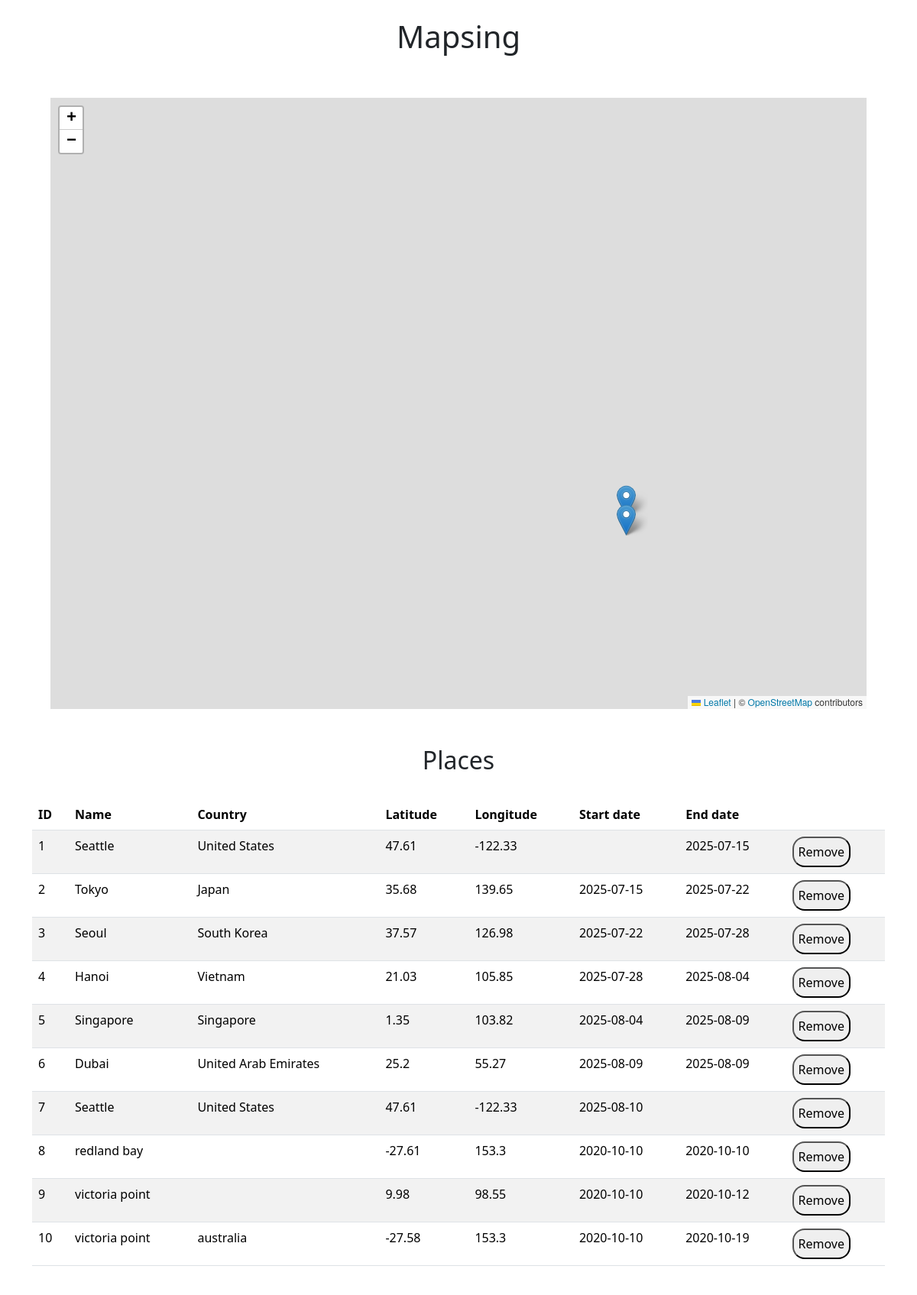
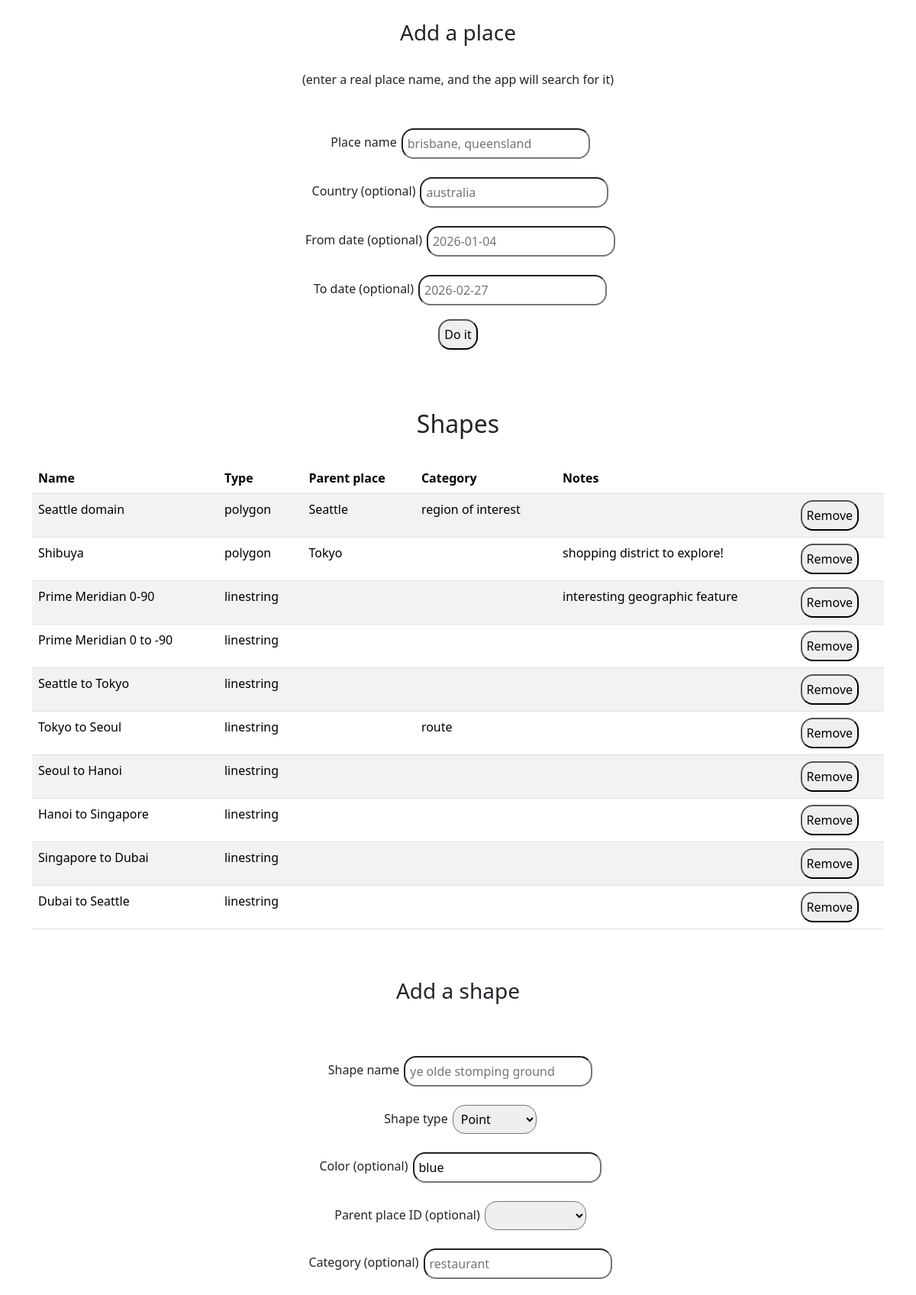
The page / (upper part) on the database its author committed (2 pictures, top to bottom).
### tables this page shows
CREATE TABLE places (
                    id integer primary key,
                    name text not null,
                    country text,
                    lat real,
                    long real,
                    start_date,
                    end_date
                );

CREATE TABLE shapes (
                id INTEGER PRIMARY KEY,
                name TEXT,
                type TEXT,  -- 'point', 'linestring', 'polygon'
                geometry TEXT,  -- GeoJSON (or rather part thereof)
                color TEXT,
                place_id INTEGER,  -- optional; links to parent place (city)
                category TEXT,  -- 'restaurant', 'route', 'area', etc; include this to enable aggregating, e.g. "all our routes added up to 100000 km"
                notes TEXT,
                FOREIGN KEY (place_id) REFERENCES places (id)
                );

### app.py (the view, shortened to what this page needs)
@app.route("/", methods=["GET", "POST"])
def index():
    if request.method == "GET":
        con = sqlite3.connect(DATABASE)
        places = con.execute(
            "select * from places"
        ).fetchall()  # without fetchall() we'd just have a sqlite cursor object
        shapes = con.execute("select * from shapes").fetchall()
        con.close()
        place_names = dict()
        for place in places:
            place_names[place[0]] = place[1]
        shapes = [list(shape) for shape in shapes]
        for shape in shapes:
            shape[3] = json.loads(shape[3])  # Convert JSON string to dict
        return render_template("index.html", places=places, place_names=place_names, shapes=shapes)

### templates/index.html (shortened to what this page needs)
{% extends "layout.html" %} {% block main %}
<div class="map-container">
  <div id="map" style="height: 800px"></div>
</div>
<div class="places">
  <h2 class="personal-space">Places</h2>
  <table class="table table-striped">
    <thead>
      <th>ID</th>
      <th>Name</th>
      <th>Country</th>
      <th>Latitude</th>
      <th>Longitude</th>
      <th>Start date</th>
      <th>End date</th>
      <th></th>
    </thead>
    <tbody>
      {% for place in places %}
      <tr>
        {% for i in range(0, 7) %}
        <td>{{ place[i] | default('', true) }}</td>
        {% endfor %}
        <td>
          <form action="/deleteplace" method="post">
            <button type="submit" onclick="return confirm('Delete this place?')">
              Remove
            </button>
          </form>
        </td>
      </tr>
      {% endfor %}
    </tbody>
  </table>
  <div class="add-stuff">
    <h3 class="personal-space">Add a place</h3>
    <p>(enter a real place name, and the app will search for it)</p>
    <form class="add-stuff-form" method="post">
      <div class="form-row">
        <label>Place name</label>
        <input required type="text" name="place_new" placeholder="brisbane, queensland" />
      </div>
      <div class="form-row">
        <label>Country (optional)</label>
        <input type="text" name="country_new" placeholder="australia" />
      </div>
    <div class="form-row">
        <label>From date (optional)</label>
        <input type="text" name="start_date_new" placeholder="2026-01-04" />
      </div>
      <div class="form-row">
        <label>To date (optional)</label>
        <input type="text" name="end_date_new" placeholder="2026-02-27" />
      </div>
      <button class="form-row" type="submit">Do it</button>
    </form>
  </div>
</div>
  <div class="shapes">
  <h2 class="personal-space">Shapes</h2>
  <table class="table table-striped">
    <thead>
      <th>Name</th>
      <th>Type</th>
      <th>Parent place</th>
      <th>Category</th>
      <th>Notes</th>
      <th></th>
  </thead>
  <tbody>
    {% for shape in shapes %}
    <tr>
      <td>{{ shape[1] }}</td>
      <td>{{ shape[2] }}</td>
      <td>{{ place_names[shape[5]] | default('', true) }}</td>
      <td>{{ shape[6] | default('', true) }}</td>
      <td>{{ shape[7] | default('', true) }}</td>
      <td>
        <form action="/deleteshape" method="post">
          <button type="submit" onclick="return confirm('Delete this shape?')">
            Remove
          </button>
        </form>
      </td>
    </tr>
    {% endfor %}
  </tbody>
  </table>
  <div class="add-stuff">
    <h3 class="personal-space">Add a shape</h3>
    <form class="add-stuff-form" action="/drawshape" method="post">
      <div class="form-row">
        <label>Shape name</label>
        <input
        required
        type="text"
        name="shape_name"
        placeholder="ye olde stomping ground"
        />
      </div>
      <div class="form-row">
      <label>Shape type</label>
      <select required name="shape_type">
        <option selected value="point">Point</option>
      </select>
    </div>
    <div class="form-row">
      <label>Color (optional)</label>
      <input required type="text" name="shape_color" value="blue" placeholder="blue" />
    </div>
    <div class="form-row">
      <label>Parent place ID (optional)</label>
      <select name="shape_parent_place_id" >
      <option selected disabled></option>
      {% for place in places %}
      <option value="{{ place[0] }}">{{ place[1] }}</option>
      {% endfor %}
    </select>
  </div>
  <div class="form-row">
    <label>Category (optional)</label>
    <input type="text" name="shape_category" placeholder="restaurant" />
  </div>
</form>
</div>
</div>
{% endblock %}

### templates/layout.html (shortened to what this page needs)
<!DOCTYPE html>
<html lang="en">
  <head>
    <link
      rel="stylesheet"
      href="https://cdn.jsdelivr.net/npm/bootstrap@5.3.8/dist/css/bootstrap.min.css"
    />
    <link rel="stylesheet" href="/static/css/styles.css" />
    <link
      rel="stylesheet"
      href="https://unpkg.com/leaflet@1.9.4/dist/leaflet.css"
    />
    <link
      rel="stylesheet"
      href="https://cdnjs.cloudflare.com/ajax/libs/leaflet.draw/1.0.4/leaflet.draw.css"
    />
  </head>
  <body>
    <div class="container">
      <header>
        <h1 class="personal-space">Mapsing</h1>
      </header>
      <main>{% block main %}{% endblock %}</main>
    </div>
  </body>
</html>

### static/css/styles.css (style rules this page uses)
* { margin: 0; padding: 0; box-sizing: border-box; }
body { display: flex; flex-direction: column; justify-content: space-between; min-height: 100dvh; }
.map-container { padding: 24px; }
.container { display: flex; flex-direction: column; justify-content: space-between; }
.personal-space { padding: 24px; }
h2 { display: flex; flex-direction: column; justify-content: center; align-items: center; }
h3 { display: flex; flex-direction: column; justify-content: center; align-items: center; }
.add-stuff-form { display: flex; flex-direction: column; justify-content: center; align-items: center; padding: 24px 64px; width: 100%; }
.add-stuff { display: flex; flex-direction: column; justify-content: center; padding: 24px; }
.table { padding: 24px; }
input { border-radius: 16px; padding: 6px; }
label { padding: 6px; }
button { border-radius: 16px; padding: 6px; max-width: 300px; }
select { border-radius: 16px; padding: 6px; }
.form-row { margin: 6px; padding: 6px; display: flex; justify-content: space-between; max-width: ; }
header { display: flex; justify-content: center; }
p { display: flex; justify-content: center; }

### rows shown on the page
places: id "1" "Seattle" "United States" "47.61" "-122.33" "2025-07-15", name "Seattle"
places: id "2" "Tokyo" "Japan" "35.68" "139.65" "2025-07-15" "2025-07-22", name "Tokyo"
places: id "3" "Seoul" "South Korea" "37.57" "126.98" "2025-07-22" "2025-07-28"
places: id "4" "Hanoi" "Vietnam" "21.03" "105.85" "2025-07-28" "2025-08-04"
places: id "5" "Singapore" "Singapore" "1.35" "103.82" "2025-08-04" "2025-08-09"
places: id "6" "Dubai" "United Arab Emirates" "25.2" "55.27" "2025-08-09" "2025-08-09"
places: id "7" "Seattle" "United States" "47.61" "-122.33" "2025-08-10"
places: id "8" "redland bay" "-27.61" "153.3" "2020-10-10" "2020-10-10"
places: id "9" "victoria point" "9.98" "98.55" "2020-10-10" "2020-10-12"
places: id "10" "victoria point" "australia" "-27.58" "153.3" "2020-10-10" "2020-10-19"
shapes: name "Seattle domain", type "polygon", category "region of interest"
shapes: name "Shibuya", type "polygon", notes "shopping district to explore!"
shapes: name "Prime Meridian 0-90", type "linestring", notes "interesting geographic feature"
shapes: name "Prime Meridian 0 to -90", type "linestring"
shapes: name "Seattle to Tokyo", type "linestring"
shapes: name "Tokyo to Seoul", type "linestring", category "route"
shapes: name "Seoul to Hanoi", type "linestring"
shapes: name "Hanoi to Singapore", type "linestring"
shapes: name "Singapore to Dubai", type "linestring"
shapes: name "Dubai to Seattle", type "linestring"
